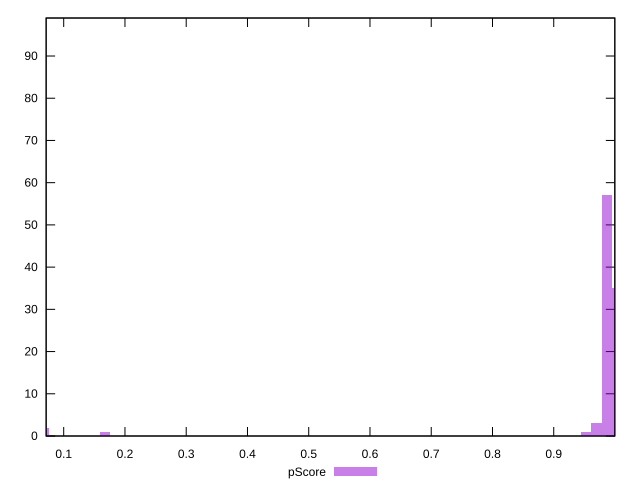

Write gnuplot code to recreate this figure.
reset

$pScore <<EOF
0.1672031024398144 1
0.06688124097592577 2
0.986498304394905 57
1.0032186146388864 35
0.9697779941509236 3
0.9530576839069421 1
EOF

set key outside below
set boxwidth 0.01672031024398144
set xrange [0.07132547181783122:0.9997136008717643]
set yrange [0:99]
set trange [0:99]
set style fill transparent solid 0.5 noborder
set terminal svg size 640, 490 enhanced background rgb 'white'
set output "report/report_00029_2021-02-24T13-36-40.390Z/interactive/samples/card/pScore/histogram.svg"

plot $pScore title "pScore" with boxes

reset
